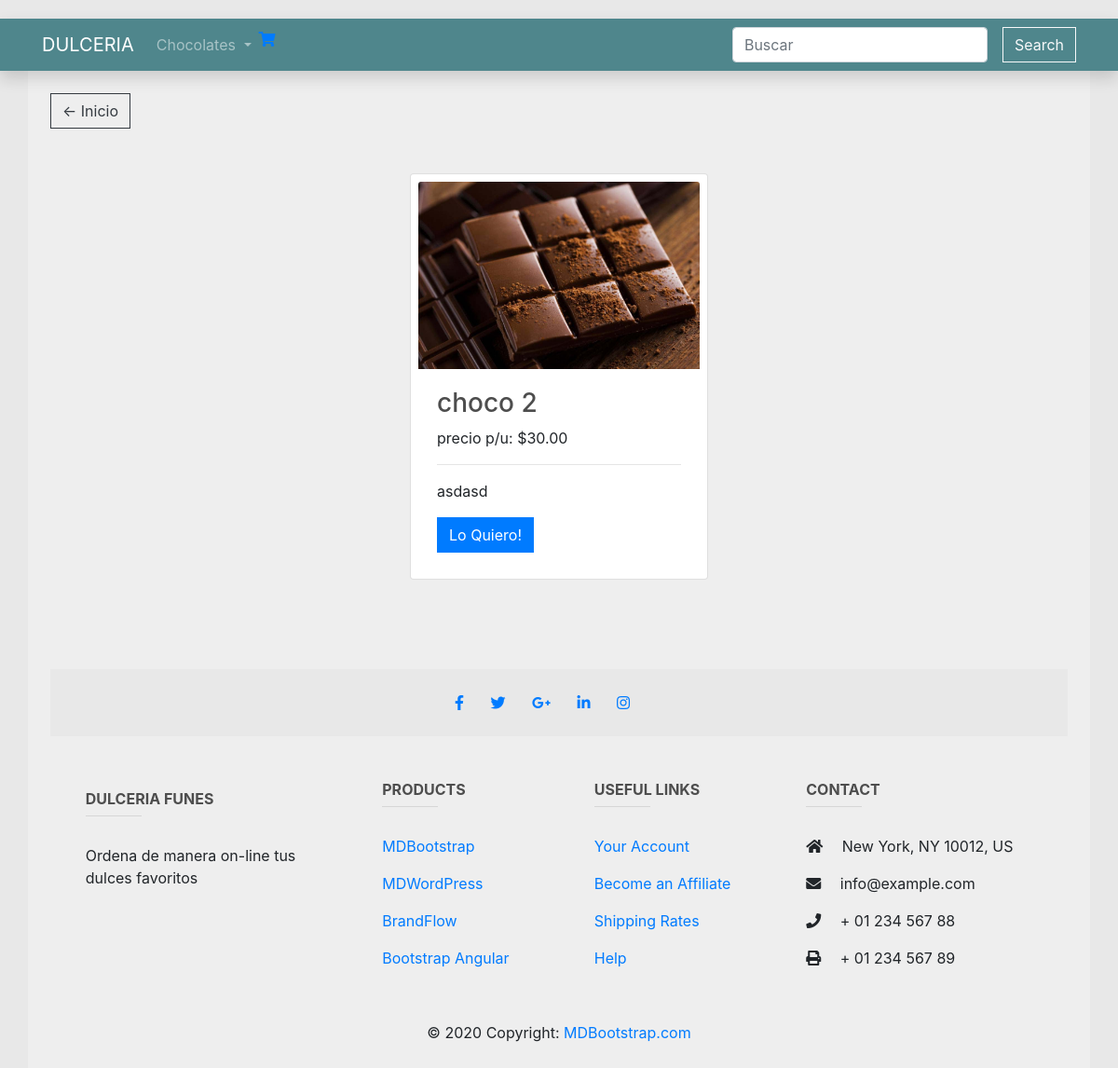
Screenshot of /product/2/ with the database file from the repository.
### inventario_app/models.py (models this page shows, shortened)
class Product(models.Model):
    name = models.CharField(max_length=50, verbose_name="nombre")
    price = models.DecimalField(max_digits = 5, decimal_places= 2, verbose_name="precio")
    description = models.TextField(max_length=100, verbose_name="descripcion")
    timestamp = models.DateTimeField(default=timezone.now,blank=True, null=True)
    image = models.ImageField(default='chocolate.jpg',blank=True, null=True, verbose_name='imagen')
    category = models.ManyToManyField("Category", verbose_name='categoria', blank=True)
    views = models.IntegerField(default = 0, null=True, blank=True)

### inventario_app/views.py (the view)
# urls.py: path('product/<id>/', views.detail, name='detail'),
def detail(request, id):
    qs = get_object_or_404(Product, id=id)
    context = {'product': qs}
    return render(request, 'inventario_app/detail_view.html', context)

### inventario_app/templates/inventario_app/detail_view.html (shortened to what this page needs)
{% extends 'inventario_app/base.html' %}
{% block body%}
<a  class="btn btn-outline-dark" href="{% url 'index' %}">&#x2190; Inicio</a>
<div class="card mt-5 mb-5 mx-auto p-2" style="width: 20rem;">
    <img class="card-img-top" src="{{product.image.url}}" alt="Card image cap">
    <div class="card-body">
        <h3>{{product.name}}</h3>
        <p>precio p/u: ${{product.price}}</p>
         <hr>
      <p class="card-text">{{product.description}}</p>
      <a href="{% url 'add-to-cart' id=product.id%}" class="btn btn-primary" method='POST'>Lo Quiero!</a>
    </div>
  </div>
{% endblock %}

### static/css/main.css (style rules this page uses)
body { padding-top: 20px; background-color: hsl(0, 0%, 98%); }
h1,h2,h3,h4,h5,h6 { color:hsl(0, 0%, 30%); }
.btn { border-radius: 0; }

### rows the page displays
Product: image (picture), name "choco 2", price "30.00", description "asdasd"
